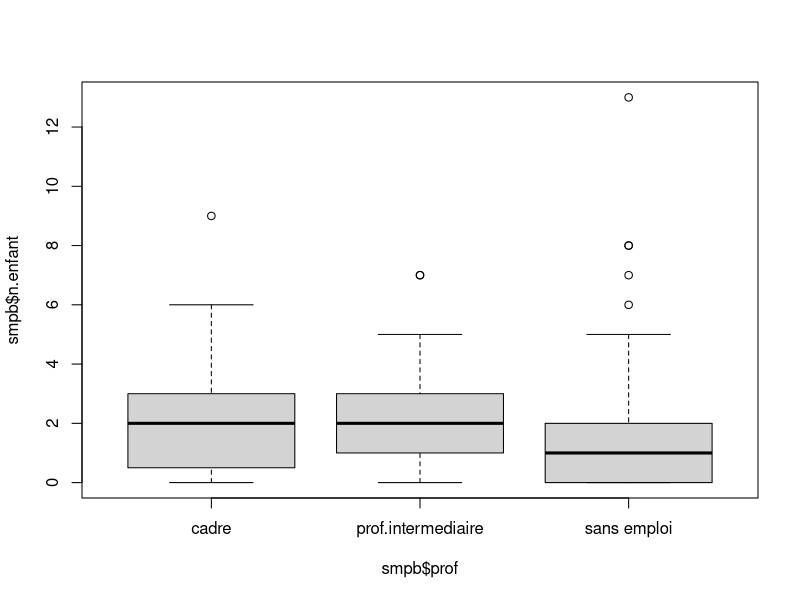
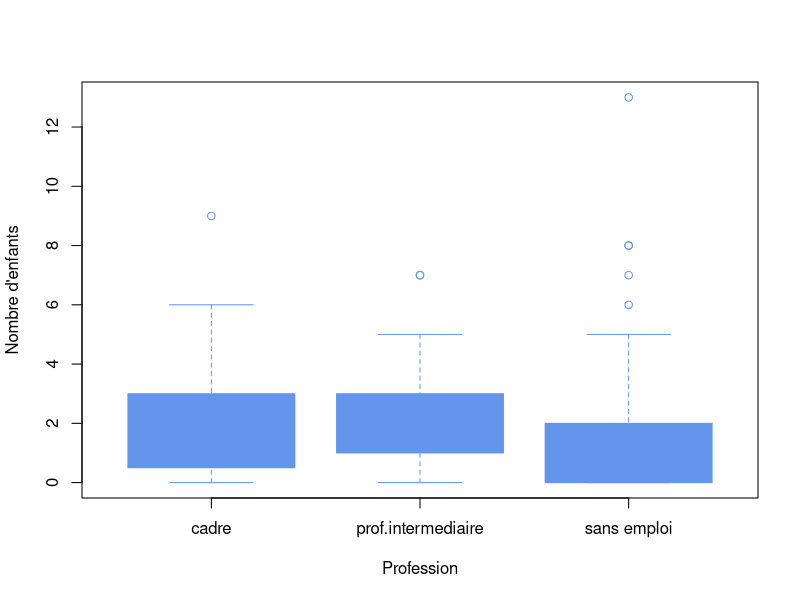

R code for these plots, in order:
##Défintion du des Workspaces
setwd("~/Desktop/DIVERS_TEMPLATES/R/TP/LAB5")
##Chargement des données du fichier smp
smp <- read.csv2("../DONNEES/smpc.csv")
### Autre possiblité pour charger directement un fichier avec l'historique des modification : 
#load("~/Desktop/DIVERS_TEMPLATES/R/TP/smp_v1.rda")
##Affichage des données du Data Frame
str(smp)
##Affichage du résumé des données du Data Frame
summary(smp)
###############################################
##Nous allons nous intéresser à un sous ensemble du Data Frame smp 
##Nous allons regarder pour les individus dont la profession est [ss-emploi & cadre & profession intermédiaire], l'âge et le nombre d'enfant : 
###Note : | est le OU logique dans R
##Les Premières lignes
head(subset(smp, prof == "sans emploi" | prof == "prof.intermediaire" | prof == "cadre", c(age,n.enfant,prof)))
##Autre écriture 
head(subset(smp, prof %in% c("sans emploi", "prof.intermediaire", "cadre"), c(age, n.enfant, prof)))
##L'ensemble des observations : 
subset(smp, prof == "sans emploi" | prof == "prof.intermediaire" | prof == "cadre", c(age,n.enfant,prof))
## Sauvegarde dans un objet : 
smpb <- subset(smp, prof == "sans emploi" | prof == "prof.intermediaire" | prof == "cadre", c(age,n.enfant,prof))
## On a maintenant : smp (799 obs. of 27 variables) et smpb (246 obs. of 3 variables)
summary(smpb)
##On remarque que pour la variable smpb.prof, R à conservé les anciens niveaux qui n'ont plus lieu d'être ici
## On va donc appliquer la fonction factor pour que R recalcule les niveaux de la variable
smpb$prof <- factor(smpb$prof)
summary(smpb)
##NE PAS CALCULER CE FACTEUR CAR CELA TRANSFORME UNE VARIABLE QUANTITATIVE EN VARIABLE QUALITATIVEsmpb$age <- factor(smpb$age)
##NE PAS CALCULER CE FACTEUR CAR CELA TRANSFORME UNE VARIABLE QUANTITATIVE EN VARIABLE QUALITATIVE smpb$n.enfant <- factor(smpb$n.enfant)
##On a donc :
summary(smpb)
##Représentation soous forme de tableau 
###Variable d'origine : 
table(smp$prof)
###Variable restreinte : 
table(smpb$prof)
##Resumer le nombre d'enfant moyen en fonction de la profession : 
###Dans le tableau restreint
agg<-aggregate(smpb$n.enfant ~ smpb$prof, data=smpb, mean)
agg
##Représentation graphique : 
boxplot(smpb$n.enfant ~ smpb$prof, data=smpb)
agg<-aggregate(n.enfant ~ prof, data=smpb, mean)
agg
##\begin{figure}[H]\begin{center}\includegraphics[scale=1]{ilu/lab5-1.png}\end{center}\end{figure}
boxplot(n.enfant ~ prof, data=smpb,xlab="Profession", ylab="Nombre d'enfants",col="cornflowerblue", border="cornflowerblue")
##\begin{figure}[H]\begin{center}\includegraphics[scale=1]{ilu/lab5-2.png}\end{center}\end{figure}

#############
##Nous allons a présent réaliser une ANOVA
###Recherche des informations sur la fonction Linear Model
help(lm)
lm(n.enfant ~ prof, data=smpb)
##Nous allons stocker le résultat de notre modèle de régression dans la variable m : 
m <- lm(n.enfant ~ prof, data=smpb) 
m
## Dans le cadre d'une ANOVA, nous allons utiliser la fonction qui en donnant le nom d’une variable et en spécifiant un test de Fisher Snedecor, de fournir un tableau d’analyse de variance,
drop1(m,test = "F")
###Prof est la variable explicative
###2, le degré de liberté 
### F value, correspondant à la valeur au test d'analyse de variance.
###=>la statistique de test 3.83 et ici le degré de significativité 0.02.

###Pour deux variables numériques : 
n <- lm(n.enfant ~ age, data=smpb) 
n
##Intercept = ordonnée à l'origine 
##age coef directeur

##Pour avoir les tests associés on tapera simplement summary(m) et on aura un tableau avec les coefficients de régression et les tests t associés ici pour la pente 10.77 et le degré de significativité.
summary(n)

##########################
##Depuis le début, nous travaillons sur un Data Frame Restreint que l'on a obtenu avec la fonction subset. La fonction lm() permet de réduire directement le Data Frame : 
##On a donc juste à travailler avec le tableau d'origine et de définir les options de filtre que l'on souhaite appliquer : 
m<-lm(n.enfant ~ age,smp, subset =prof == "sans emploi" | prof == "prof.intermediaire" | prof == "cadre")
summary(m)
##On obtient donc les même valeurs

## l’intérêt ici, c’est que l’on peut utiliser à la fois une notation par formule, on décrit la relation entre le nombre d’enfants qui est la variable de réponse et l’âge qui est la variable explicative, ces variables se trouvent dans le data-frame qui s’appelle smp. Par contre ce data-frame-là va être filtré selon les critères qui sont indiqués (dans la commande) dans l’option subset.


############################################@
##On ne va s’intéresser qu’aux individus qui remplissent les conditions profession égal soit sans emploi, soit profession intermédiaire, soit cadre.
##Dès lors que l'on a un modèle de regression, on peut utiliser la commande coef pour afficher ces derniers :
coef(m)

coef(m)[1]
coef(m)[2]

##On peut utiliser pour obtenir les intervalles de confiance : 
confint(m)
##un tableau d’analyse de variance associé à la régression à l’aide de la commande anova() :
anova(m)

############################################
##Lorsque l’on souhaite réaliser des prédictions sur des valeurs non nécessairement observées on peut utiliser la commande predict().
###Dans ces cas-là on va lui donner le nom de la variable dans laquelle on a stocké notre modèle de régression et un data-frame dans lequel on va indiquer pour la variable qui sert de variable explicative les valeurs pour lesquelles on souhaite effectuer la prédiction.

predict(m,data.frame(age=c(20,30,40)))
##Si l'on souhaite déterminer en même temps les intervalles de confiances : 
predict(m,data.frame(age=c(20,30,40)),interval ="confidence" )
##« fit » les valeurs prédites et « lwr », « upr » représentent les bornes inférieures et supérieures des intervalles de confiance à 95% pour la prévision.

############################################
##On peut également s'intéresser à la régression logisitique : 
### On prend une varaible binaire (que l'on va construire) On va s’intéresser au nombre d’enfants supérieur à 2. Dans ces cas-là on codera 1 sinon on code 0
smp$n.enfant.bin <- ifelse(smp$n.enfant > 2,1,0)
table(smp$n.enfant)
table(smp$n.enfant.bin)
##Pour effectuer une regression logisitique : c'est la commande glm() : Generalized Linear Models
help(glm)
m <- glm(n.enfant.bin ~ age , smp , family =binomial("logit"))
summary(m)
##cette fois-ci on a la variable explicative avec la valeur du coefficient de régression sur l’échelle du log odds.

